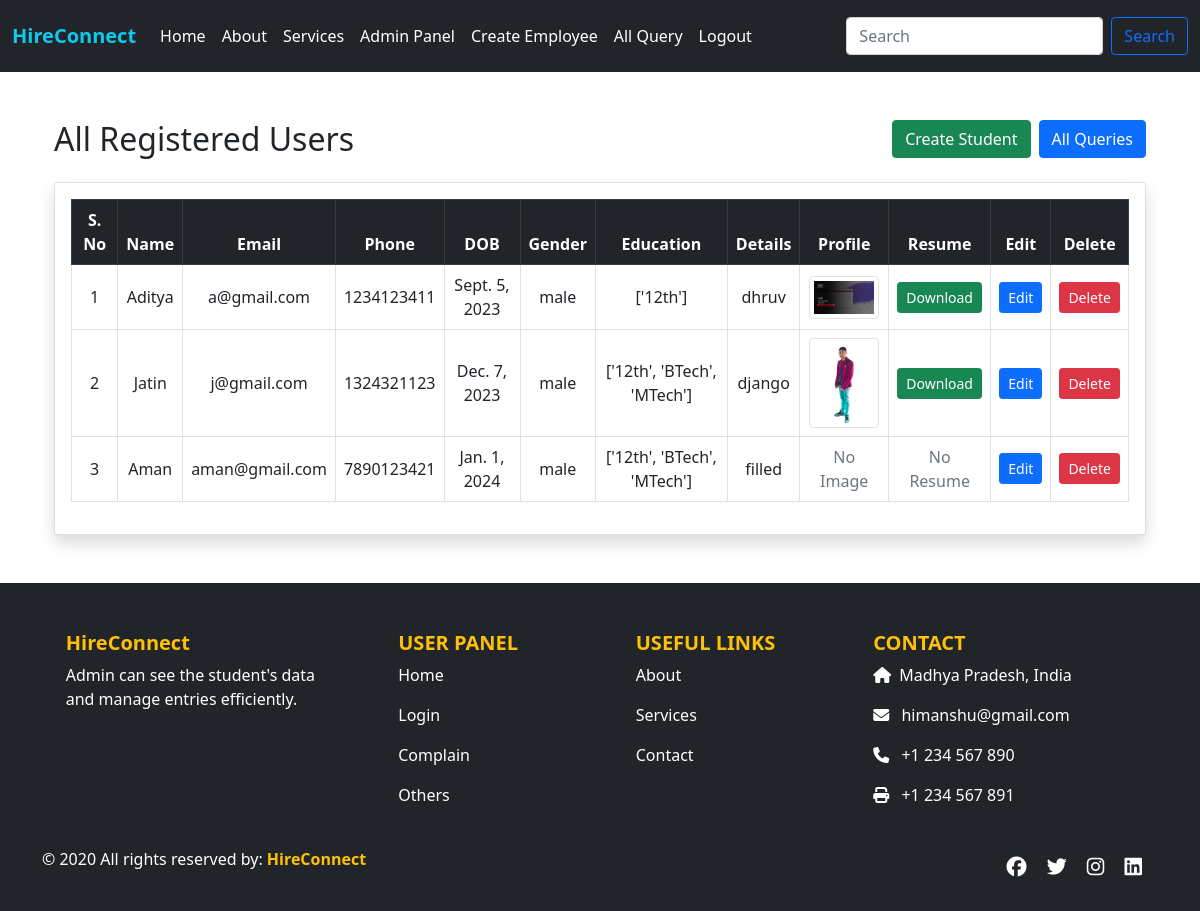
Page /admin_dashboard/ (signed in) on the earlier database version.
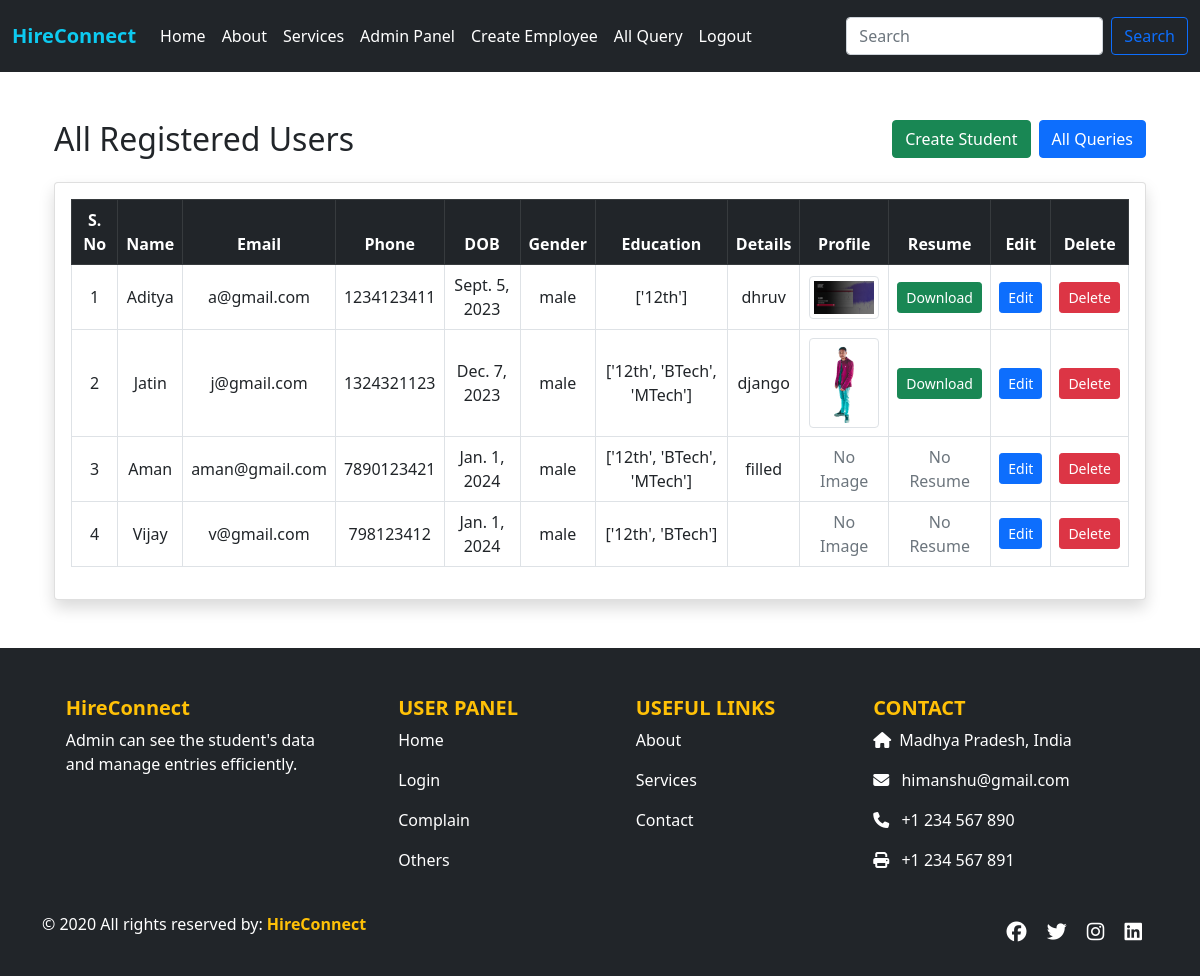
Same page on the later database version.
### app/models.py (models this page shows, shortened)
class Users(models.Model):
    stuname = models.CharField(max_length=50)
    stuemail = models.EmailField()
    studetail = models.CharField(max_length=300)
    stuphone = models.BigIntegerField()
    studob = models.DateField(null=True, blank=True)
    stuedu = models.CharField(max_length=50, null=True, blank=True)
    stugender = models.CharField(max_length=50, null=True, blank=True)
    stuimage = models.ImageField(upload_to='images/', blank=True, null=True)
    sturesume = models.FileField(upload_to='files/', blank=True, null=True)
    stupass = models.CharField(max_length=50)

### app/views.py (the view)
# urls.py: path('admin_dashboard/', views.admin_dashboard, name='admin_dashboard'),
def admin_dashboard(request):
    if request.session.get('user') != 'admin':
        return redirect('login')
    users = Users.objects.all()
    return render(request, 'admin_dashboard.html', { 'users': users})

### app/templates/admin_dashboard.html (shortened to what this page needs)
{% extends "base.html" %}
{% load static %}
{% block css %}
<link rel="stylesheet" href="{% static 'css/style.css' %}">
{% endblock %}
{% block content %}
<div class="container my-5">
  <div class="d-flex flex-wrap justify-content-between align-items-center gap-3 mb-4">
    <h2 class="mb-0">All Registered Users</h2>
    <div class="d-flex gap-2">
      <a href="{% url 'registration' %}" class="btn btn-success">Create Student</a>
      <a href="{% url 'allquery' %}" class="btn btn-primary">All Queries</a>
    </div>
  </div>
  <div class="card shadow p-3">
    <div class="table-responsive">
      <table class="table table-bordered table-hover align-middle text-center">
        <thead class="table-dark">
          <tr>
            <th>S. No</th>
            <th>Name</th>
            <th>Email</th>
            <th>Phone</th>
            <th>DOB</th>
            <th>Gender</th>
            <th>Education</th>
            <th>Details</th>
            <th>Profile</th>
            <th>Resume</th>
            <th>Edit</th>
            <th>Delete</th>
          </tr>
        </thead>
        <tbody>
          {% for user in users %}
          <tr>
            <td>{{ forloop.counter }}</td>
            <td>{{ user.stuname }}</td>
            <td>{{ user.stuemail }}</td>
            <td>{{ user.stuphone }}</td>
            <td>{{ user.studob }}</td>
            <td>{{ user.stugender }}</td>
            <td>{{ user.stuedu }}</td>
            <td>{{ user.studetail }}</td>
            <td>
              {% if user.stuimage %}
              <img src="{{ user.stuimage.url }}" alt="Profile" class="img-thumbnail" style="max-width: 70px;">
              {% else %}
              <span class="text-muted">No Image</span>
              {% endif %}
            </td>
            <td>
              {% if user.sturesume %}
              <a href="{{ user.sturesume.url }}" class="btn btn-sm btn-success" target="_blank">Download</a>
              {% else %}
              <span class="text-muted">No Resume</span>
              {% endif %}
            </td>
            <td>
              <form method="get" action="{% url 'edituser' pk=user.id %}">
                <button type="submit" class="btn btn-primary btn-sm">Edit</button>
              </form>
            </td>
            <td>
              <a href="{% url 'deleteuser' pk=user.id %}" class="btn btn-danger btn-sm" onclick="return confirm('Are you sure you want to delete this user?');">Delete</a>
            </td>
          </tr>
          {% endfor %}
        </tbody>
      </table>
    </div>
  </div>
</div>
{% endblock %}

Differences in the rows shown:
added Users: stuname "Vijay", stuemail "v@gmail.com", stuphone "798123412", studob "Jan. 1, 2024", stugender "male", stuedu "['12th', 'BTech']", stuimage "No Image", sturesume "No Resume"
